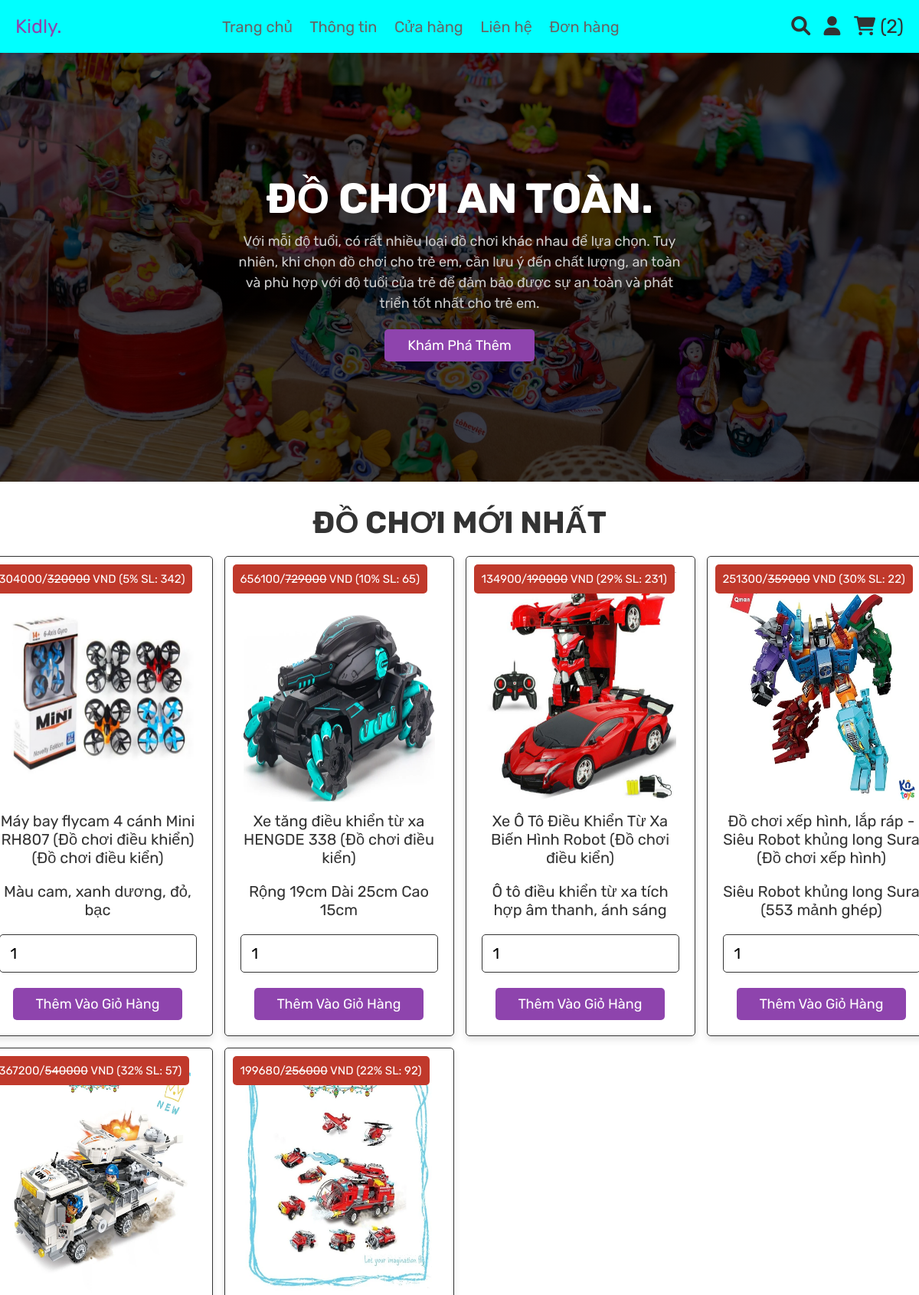
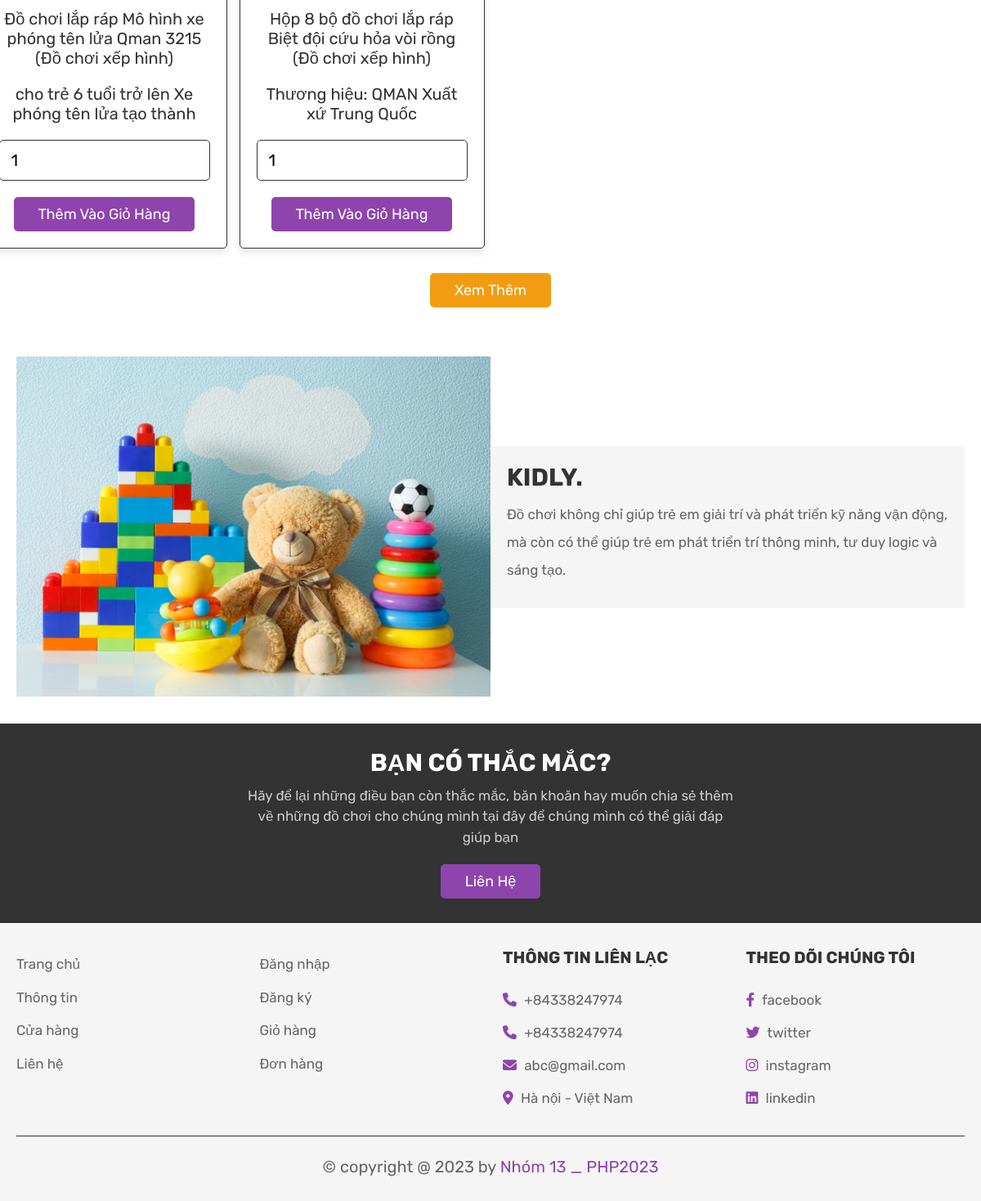
The app's page /home.php (signed in) with its own data (2 pictures, top to bottom).
### tables this page shows
CREATE TABLE `products` (
  `id` int(100) NOT NULL,
  `name` varchar(100) NOT NULL,
  `author` varchar(100) NOT NULL,
  `category` varchar(100) NOT NULL,
  `price` int(100) NOT NULL,
  `discount` int(100) NOT NULL,
  `newprice` int(100) NOT NULL,
  `quantity` int(100) NOT NULL,
  `describes` varchar(100) NOT NULL,
  `image` varchar(100) NOT NULL
);

### home.php (the view, shortened to what this page needs)
<?php
   include 'config.php';
   $user_id = $_SESSION['user_id'];
?>
<!DOCTYPE html>
<html lang="en">
<head>
   <link rel="stylesheet" href="https://cdnjs.cloudflare.com/ajax/libs/font-awesome/6.0.0/css/all.min.css">
   <link rel="stylesheet" href="css/style.css">
</head>
<body>
<?php include 'header.php'; ?>
<section class="home">
   <div class="content">
      <h3>Đồ chơi an toàn.</h3>
      <p>Với mỗi độ tuổi, có rất nhiều loại đồ chơi khác nhau để lựa chọn. Tuy nhiên, khi chọn đồ chơi cho trẻ em, cần lưu ý đến chất lượng, an toàn và phù hợp với độ tuổi của trẻ để đảm bảo được sự an toàn và phát triển tốt nhất cho trẻ em.</p>
      <a href="about.php" class="white-btn">Khám phá thêm</a>
   </div>
</section>
<section class="products">
   <h1 class="title">đồ chơi mới nhất</h1>
   <div class="box-container">
      <?php
         $select_products = mysqli_query($conn, "SELECT * FROM `products` ORDER BY id DESC  LIMIT 6") or die('query failed');
         if(mysqli_num_rows($select_products) > 0){
            while($fetch_products = mysqli_fetch_assoc($select_products)){
      ?>
               <form action="" method="post" class="box">
                  <img class="image" src="uploaded_img/<?php echo $fetch_products['image']; ?>" alt="">
                  <div class="name"><?php echo $fetch_products['name']; ?> (<?php echo $fetch_products['category']; ?>)</div>
                  <div class="name"><?php echo $fetch_products['describes']; ?></div>
                  <div class="price"><?php echo $fetch_products['newprice']; ?>/<span style="text-decoration-line:line-through"><?php echo $fetch_products['price']; ?></span> VND (<?php echo $fetch_products['discount']; ?>% SL: <?php echo $fetch_products['quantity']; ?>)</div>
                  <input type="number" min="<?=($fetch_products['quantity']>0) ? 1:0 ?>" max="<?php echo $fetch_products['quantity']; ?>" name="product_quantity" value="<?=($fetch_products['quantity']>0) ? 1:0 ?>" class="qty">
                  <input type="submit" value="Thêm vào giỏ hàng" name="add_to_cart" class="btn">
               </form>
      <?php
            }
         }else{
            echo '<p class="empty">Chưa có đồ chơi được bán!</p>';
         }
      ?>
   </div>
   <div class="load-more" style="margin-top: 2rem; text-align:center">
      <a href="shop.php" class="option-btn">Xem thêm</a>
   </div>
</section>
<section class="about">
   <div class="flex">
      <div class="image">
         <img src="images/about2.png" alt="">
      </div>
      <div class="content">
         <h3>Kidly.</h3>
         <p>Đồ chơi không chỉ giúp trẻ em giải trí và phát triển kỹ năng vận động, mà còn có thể giúp trẻ em phát triển trí thông minh, tư duy logic và sáng tạo.</p>
      </div>
   </div>
</section>
<section class="home-contact">
   <div class="content">
      <h3>Bạn có thắc mắc?</h3>
      <p>Hãy để lại những điều bạn còn thắc mắc, băn khoăn hay muốn chia sẻ thêm về những đồ chơi cho chúng mình tại đây để chúng mình có thể giải đáp giúp bạn</p>
      <a href="contact.php" class="white-btn">Liên hệ</a>
   </div>
</section>
<?php include 'footer.php'; ?>
</body>
</html>

### header.php (shortened to what this page needs)
<header class="header">
   <div class="header-2" style="background-color: cyan;">
      <div class="flex" >
         <a href="home.php" class="logo">Kidly.</a>
         <nav class="navbar">
            <a href="home.php">Trang chủ</a>
            <a href="about.php">Thông tin</a>
            <a href="shop.php">Cửa hàng</a>
            <a href="contact.php">Liên hệ</a>
            <a href="orders.php">Đơn hàng</a>
         </nav>
         <div class="icons">
            <a href="search_page.php" class="fas fa-search"></a>
            <div id="user-btn" class="fas fa-user"></div>
            <?php
               $select_cart = mysqli_query($conn, "SELECT * FROM `cart` WHERE user_id = '$user_id'") or die('query failed');
               $cart_rows_number = mysqli_num_rows($select_cart);
            ?>
            <a href="cart.php"> <i class="fas fa-shopping-cart"></i> <span>(<?php echo $cart_rows_number; ?>)</span> <span></span> </a>
         </div>
      </div>
   </div>
</header>

### footer.php
<section class="footer">
   <div class="box-container">
      <div class="box">
         <a href="home.php">Trang chủ</a>
         <a href="about.php">Thông tin</a>
         <a href="shop.php">Cửa hàng</a>
         <a href="contact.php">Liên hệ</a>
      </div>
      <div class="box">
         <a href="login.php">Đăng nhập</a>
         <a href="register.php">Đăng ký</a>
         <a href="cart.php">Giỏ hàng</a>
         <a href="orders.php">Đơn hàng</a>
      </div>
      <div class="box">
         <h3>Thông tin liên lạc</h3>
         <p> <i class="fas fa-phone"></i> +84338247974 </p>
         <p> <i class="fas fa-phone"></i> +84338247974 </p>
         <p> <i class="fas fa-envelope"></i> abc@gmail.com </p>
         <p> <i class="fas fa-map-marker-alt"></i> Hà nội - Việt Nam </p>
      </div>
      <div class="box">
         <h3>Theo dõi chúng tôi</h3>
         <a href=""> <i class="fab fa-facebook-f"></i> facebook </a>
         <a href="#"> <i class="fab fa-twitter"></i> twitter </a>
         <a href="#"> <i class="fab fa-instagram"></i> instagram </a>
         <a href="#"> <i class="fab fa-linkedin"></i> linkedin </a>
      </div>
   </div>
   <p class="credit"> &copy; copyright  @ <?php echo date('Y'); ?> by <span> Nhóm 13 _ PHP2023</span> </p>
</section>

### css/style.css (style rules this page uses)
:root { --purple:#8e44ad; --red:#c0392b; --orange:#f39c12; --black:#333; --white:#fff; --light-color:#666; --light-white:#ccc; --light-bg:#f5f5f5; --border:.1rem solid var(--black); --box-shadow:0 .5rem 1rem rgba(0,0,0,.1); }
* { font-family: 'Rubik', sans-serif; margin:0; padding:0; box-sizing: border-box; outline: none; border:none; text-decoration: none; transition:all .2s linear; }
html { font-size: 62.5%; overflow-x: hidden; }
section { padding:3rem 2rem; }
.title { text-align: center; margin-bottom: 2rem; text-transform: uppercase; color:var(--black); font-size: 4rem; }
.btn, .option-btn, .delete-btn, .white-btn { display: inline-block; margin-top: 1rem; padding:1rem 3rem; cursor: pointer; color:var(--white); font-size: 1.8rem; border-radius: .5rem; text-transform: capitalize; }
.white-btn, .btn { background-color: var(--purple); }
.option-btn { background-color: var(--orange); }
.header .header-2 { background-color: var(--white); box-shadow: var(--box-shadow); }
.header .header-2 .flex { padding:2rem; display: flex; align-items: center; justify-content: space-between; max-width: 1200px; margin:0 auto; position: relative; }
.header .header-2 .flex .logo { font-size: 2.5rem; color:var(--purple); }
.header .header-2 .flex .navbar a { margin:0 1rem; font-size: 2rem; color:var(--light-color); }
.header .header-2 .flex .icons > * { font-size: 2.5rem; color:var(--black); cursor: pointer; margin-left: 1.5rem; }
.home { min-height: 70vh; background:linear-gradient(rgba(0,0,0,.7), rgba(0,0,0,.7)), url(../images/home-bg.jpg) no-repeat; background-size: cover; background-position: center; display: flex; align-items: center; justify-content: center; }
.home .content { text-align: center; width: 60rem; }
.home .content h3 { font-size: 5.5rem; color:var(--white); text-transform: uppercase; }
.home .content p { font-size:1.8rem; color:var(--light-white); padding:1rem 0; line-height: 1.5; }
.products .box-container { max-width: 1200px; margin:0 auto; display: grid; grid-template-columns: repeat(4, 30rem); align-items: flex-start; gap:1.5rem; justify-content: center; }
.products .box-container .box { border-radius: .5rem; background-color: var(--white); box-shadow: var(--box-shadow); padding:2rem; text-align: center; border:var(--border); position: relative; }
.products .box-container .box .image { height: 30rem; width: 25rem; }
.products .box-container .box .name { padding:1rem 0; font-size: 2rem; color:var(--black); }
.products .box-container .box .qty { width: 100%; padding:1.2rem 1.4rem; border-radius: .5rem; border:var(--border); margin:1rem 0; font-size: 2rem; }
.products .box-container .box .price { position: absolute; top:1rem; left:1rem; border-radius: .5rem; padding:1rem; font-size: 1.5rem; color:var(--white); background-color: var(--red); }
.about .flex { max-width: 1200px; margin:0 auto; display: flex; align-items: center; flex-wrap: wrap; }
.about .flex .image { flex:1 1 40rem; }
.about .flex .image img { width: 100%; }
.about .flex .content { flex:1 1 40rem; padding:2rem; background-color: var(--light-bg); }
.about .flex .content h3 { font-size: 3rem; color:var(--black); text-transform: uppercase; }
.about .flex .content p { padding:1rem 0; line-height: 2; font-size: 1.7rem; color:var(--light-color); }
.home-contact { background-color: var(--black); }
.home-contact .content { max-width: 60rem; text-align: center; margin:0 auto; }
.home-contact .content h3 { font-size: 3rem; text-transform: uppercase; color:var(--white); }
.home-contact .content p { padding:1rem 0; line-height: 1.5; color:var(--light-white); font-size: 1.7rem; }
.footer { background-color: var(--light-bg); }
.footer .box-container { max-width: 1200px; margin:0 auto; display: grid; grid-template-columns: repeat(auto-fit, minmax(25rem, 1fr)); gap:3rem; }
.footer .box-container .box h3 { text-transform: uppercase; color:var(--black); font-size: 2rem; padding-bottom: 2rem; }
.footer .box-container .box p, .footer .box-container .box a { display: block; font-size: 1.7rem; color:var(--light-color); padding:1rem 0; }
.footer .box-container .box p i, .footer .box-container .box a i { color:var(--purple); padding-right: .5rem; }
.footer .credit { text-align: center; font-size: 2rem; color:var(--light-color); border-top: var(--border); margin-top: 2.5rem; padding-top: 2.5rem; }
.footer .credit span { color:var(--purple); }

### records on screen
products: image (picture), name "Máy bay flycam 4 cánh Mini RH807 (Đồ chơi điều khiển)", category "Đồ chơi điều kiển", describes "Màu cam, xanh dương, đỏ, bạc", newprice "304000", price "320000", discount "5", quantity "342", product_quantity "1"
products: image (picture), name "Xe tăng điều khiển từ xa HENGDE 338", category "Đồ chơi điều kiển", describes "Rộng 19cm Dài 25cm Cao 15cm", newprice "656100", price "729000", discount "10", quantity "65", product_quantity "1"
products: image (picture), name "Xe Ô Tô Điều Khiển Từ Xa Biến Hình Robot", category "Đồ chơi điều kiển", describes "Ô tô điều khiển từ xa tích hợp âm thanh, ánh sáng", newprice "134900", price "190000", discount "29", quantity "231", product_quantity "1"
products: image (picture), name "Đồ chơi xếp hình, lắp ráp - Siêu Robot khủng long Sura", category "Đồ chơi xếp hình", describes "Siêu Robot khủng long Sura (553 mảnh ghép)", newprice "251300", price "359000", discount "30", quantity "22", product_quantity "1"
products: image (picture), name "Đồ chơi lắp ráp Mô hình xe phóng tên lửa Qman 3215", category "Đồ chơi xếp hình", describes "cho trẻ 6 tuổi trở lên Xe phóng tên lửa tạo thành", newprice "367200", price "540000", discount "32", quantity "57", product_quantity "1"
products: image (picture), name "Hộp 8 bộ đồ chơi lắp ráp Biệt đội cứu hỏa vòi rồng", category "Đồ chơi xếp hình", describes "Thương hiệu: QMAN Xuất xứ Trung Quốc", newprice "199680", price "256000", discount "22", quantity "92", product_quantity "1"

### other values on screen
$cart_rows_number "2"
